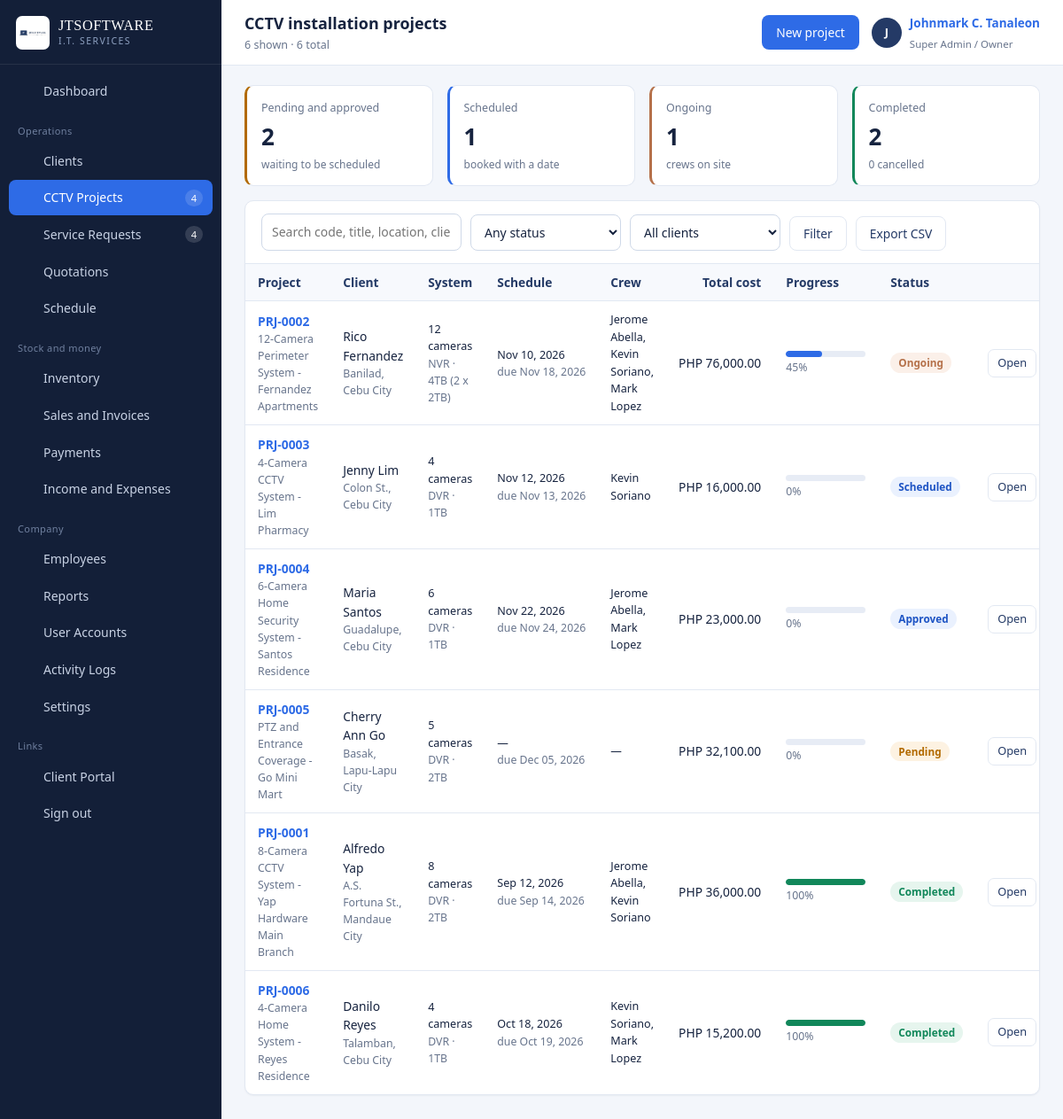
/projects.php (signed in), run on the app's committed database.
### tables this page shows
CREATE TABLE cctv_projects (
  id                INT AUTO_INCREMENT PRIMARY KEY,
  project_code      VARCHAR(20) NOT NULL UNIQUE,
  client_id         INT NOT NULL,
  title             VARCHAR(160) NOT NULL,
  location          VARCHAR(255) DEFAULT NULL,
  camera_count      INT NOT NULL DEFAULT 0,
  camera_specs      VARCHAR(255) DEFAULT NULL,
  recorder_type     ENUM('DVR','NVR','Hybrid','None') NOT NULL DEFAULT 'DVR',
  recorder_model    VARCHAR(120) DEFAULT NULL,
  storage_capacity  VARCHAR(60)  DEFAULT NULL,
  cable_details     VARCHAR(255) DEFAULT NULL,
  package_name      VARCHAR(120) DEFAULT NULL,
  installation_fee  DECIMAL(12,2) NOT NULL DEFAULT 0,
  equipment_cost    DECIMAL(12,2) NOT NULL DEFAULT 0,
  discount          DECIMAL(12,2) NOT NULL DEFAULT 0,
  total_cost        DECIMAL(12,2) NOT NULL DEFAULT 0,
  installation_date DATE DEFAULT NULL,
  deadline          DATE DEFAULT NULL,
  completed_at      DATE DEFAULT NULL,
  progress          INT NOT NULL DEFAULT 0,
  status            ENUM('Pending','Approved','Scheduled','Ongoing','Completed','Cancelled') NOT NULL DEFAULT 'Pending',
  customer_approved TINYINT(1) NOT NULL DEFAULT 0,
  approved_by_name  VARCHAR(120) DEFAULT NULL,
  approved_date     DATE DEFAULT NULL,
  notes             TEXT DEFAULT NULL,
  created_by        INT DEFAULT NULL,
  created_at        DATETIME NOT NULL DEFAULT CURRENT_TIMESTAMP,
  INDEX idx_proj_client (client_id),
  INDEX idx_proj_status (status),
  CONSTRAINT fk_proj_client FOREIGN KEY (client_id) REFERENCES clients(id) ON DELETE CASCADE,
  CONSTRAINT fk_proj_user FOREIGN KEY (created_by) REFERENCES users(id) ON DELETE SET NULL
);

CREATE TABLE clients (
  id             INT AUTO_INCREMENT PRIMARY KEY,
  client_code    VARCHAR(20)  NOT NULL UNIQUE,
  full_name      VARCHAR(140) NOT NULL,
  business_name  VARCHAR(140) DEFAULT NULL,
  client_type    ENUM('Residential','Commercial','Corporate') NOT NULL DEFAULT 'Residential',
  contact_number VARCHAR(40)  DEFAULT NULL,
  email          VARCHAR(120) DEFAULT NULL,
  address        VARCHAR(255) DEFAULT NULL,
  portal_username VARCHAR(60) DEFAULT NULL UNIQUE,
  portal_password VARCHAR(255) DEFAULT NULL,
  portal_enabled TINYINT(1) NOT NULL DEFAULT 0,
  notes          TEXT DEFAULT NULL,
  status         ENUM('active','inactive') NOT NULL DEFAULT 'active',
  created_at     DATETIME NOT NULL DEFAULT CURRENT_TIMESTAMP,
  INDEX idx_clients_name (full_name),
  INDEX idx_clients_type (client_type)
);

### includes/auth.php (called while the page is built, shortened)
<?php
require_once __DIR__ . '/../config/config.php';
function can(string $code): bool
{
    if ((int)$_SESSION['user']['role_id'] === 1) {
        return true;
    }
    return in_array($code, user_permissions(), true);
}

### config/database.php (called while the page is built, shortened)
<?php
function db(): PDO
{
    static $pdo = null;
    if ($pdo === null) {
        $dsn = 'mysql:host=' . DB_HOST . ';port=' . DB_PORT . ';dbname=' . DB_NAME . ';charset=utf8mb4';
        try {
            $pdo = new PDO($dsn, DB_USER, DB_PASS, [
                PDO::ATTR_ERRMODE            => PDO::ERRMODE_EXCEPTION,
                PDO::ATTR_DEFAULT_FETCH_MODE => PDO::FETCH_ASSOC,
                PDO::ATTR_EMULATE_PREPARES   => false,
            ]);
        } catch (PDOException $e) {
            http_response_code(500);
            echo '<div style="font:15px/1.6 system-ui;max-width:640px;margin:80px auto;padding:28px;'
               . 'border:1px solid #E3E8F0;border-radius:10px">'
               . '<h2 style="margin:0 0 10px;color:#16233F">Cannot reach the database</h2>'
               . '<p style="color:#475569">Start MySQL in the XAMPP control panel, then import '
               . '<code>database/jtsoftware_db.sql</code> through phpMyAdmin.</p>'
               . '<p style="color:#94A3B8;font-size:13px">' . htmlspecialchars($e->getMessage()) . '</p></div>';
            exit;
        }
    }
    return $pdo;
}
function q(string $sql, array $params = []): PDOStatement
{
    $st = db()->prepare($sql);
    $st->execute($params);
    return $st;
}
function all(string $sql, array $params = []): array
{
    return q($sql, $params)->fetchAll();
}

### projects.php (the view, shortened to what this page needs)
<?php
require_once __DIR__ . '/includes/auth.php';
$search = (string)input('q', '');
$where = ['1=1'];
$args  = [];
$whereSql = implode(' AND ', $where);
$projects = all(
    "SELECT p.*, c.full_name AS client_name, c.client_type,
            (SELECT GROUP_CONCAT(e.full_name SEPARATOR ', ') FROM project_assignments pa
              JOIN employees e ON e.id = pa.employee_id WHERE pa.project_id = p.id) AS technicians
     FROM cctv_projects p JOIN clients c ON c.id = p.client_id
     WHERE $whereSql
     ORDER BY FIELD(p.status,'Ongoing','Scheduled','Approved','Pending','Completed','Cancelled'), p.deadline IS NULL, p.deadline ASC",
    $args
);
$counts  = [];
foreach (all('SELECT status, COUNT(*) c FROM cctv_projects GROUP BY status') as $r) {
    $counts[$r['status']] = (int)$r['c'];
}
if (can('projects.manage')) {
    $pageActions = '<button class="btn" data-modal="projModal">New project</button>';
}
include __DIR__ . '/includes/header.php';
?>
<div class="grid grid-4" style="margin-bottom:16px">
  <div class="stat is-warn"><div class="label">Pending and approved</div>
    <div class="value"><?= ($counts['Pending'] ?? 0) + ($counts['Approved'] ?? 0) ?></div>
    <div class="foot">waiting to be scheduled</div></div>
  <div class="stat is-blue"><div class="label">Scheduled</div><div class="value"><?= $counts['Scheduled'] ?? 0 ?></div>
    <div class="foot">booked with a date</div></div>
  <div class="stat is-copper"><div class="label">Ongoing</div><div class="value"><?= $counts['Ongoing'] ?? 0 ?></div>
    <div class="foot">crews on site</div></div>
  <div class="stat is-ok"><div class="label">Completed</div><div class="value"><?= $counts['Completed'] ?? 0 ?></div>
    <div class="foot"><?= $counts['Cancelled'] ?? 0 ?> cancelled</div></div>
</div>
<div class="card">
  <div class="card-head">
    <form class="toolbar" method="get" data-autosubmit>
      <div class="field"><input class="input search-input" name="q" value="<?= e($search) ?>" placeholder="Search code, title, location, client…"></div>
      <div class="field">
        <select class="input" name="status">
          <option value="">Any status</option>
        </select>
      </div>
      <div class="field">
        <select class="input" name="client">
          <option value="">All clients</option>
        </select>
      </div>
      <button class="btn btn-outline" type="submit">Filter</button>
      <a class="btn btn-outline" href="<?= e(url_with(['export' => 'csv'])) ?>">Export CSV</a>
    </form>
  </div>
  <div class="card-body tight">
    <?php if (!$projects): ?>
      <div class="empty"><strong>No projects match these filters</strong>Create one with the button at the top right.</div>
    <?php else: ?>
    <div class="table-wrap"><table class="data">
      <thead><tr>
        <th>Project</th><th>Client</th><th>System</th><th>Schedule</th>
        <th>Crew</th><th class="num">Total cost</th><th>Progress</th><th>Status</th><th></th>
      </tr></thead>
      <tbody>
      <?php foreach ($projects as $p):
          $late = $p['deadline'] && $p['deadline'] < date('Y-m-d') && !in_array($p['status'], ['Completed', 'Cancelled'], true); ?>
        <tr>
          <td><a class="row-main" href="project_view.php?id=<?= (int)$p['id'] ?>"><?= e($p['project_code']) ?></a>
              <div class="row-sub"><?= e($p['title']) ?></div></td>
          <td><?= e($p['client_name']) ?><div class="row-sub"><?= e($p['location'] ?: $p['client_type']) ?></div></td>
          <td class="small"><?= (int)$p['camera_count'] ?> cameras<div class="row-sub"><?= e($p['recorder_type']) ?> · <?= e($p['storage_capacity'] ?: 'no storage set') ?></div></td>
          <td class="small nowrap">
            <?= fdate($p['installation_date']) ?>
            <div class="row-sub <?= $late ? '' : '' ?>">due <?= fdate($p['deadline']) ?>
              <?= $late ? '<span class="badge badge-danger">overdue</span>' : '' ?></div>
          </td>
          <td class="small"><?= e($p['technicians'] ?: '—') ?></td>
          <td class="num"><?= money($p['total_cost']) ?></td>
          <td>
            <div class="progress <?= $p['progress'] >= 100 ? 'done' : '' ?>"><span style="width:<?= (int)$p['progress'] ?>%"></span></div>
            <span class="row-sub"><?= (int)$p['progress'] ?>%</span>
          </td>
          <td><?= badge($p['status']) ?></td>
          <td class="actions-cell">
            <a class="btn btn-sm btn-outline" href="project_view.php?id=<?= (int)$p['id'] ?>">Open</a>
          </td>
        </tr>
      <?php endforeach; ?>
      </tbody>
    </table></div>
    <?php endif; ?>
  </div>
</div>
<?php include __DIR__ . '/includes/footer.php'; ?>

### config/config.php (shortened to what this page needs)
<?php
require_once __DIR__ . '/database.php';
function setting(string $key, string $default = ''): string
{
    static $cache = null;
    if ($cache === null) {
        $cache = [];
        foreach (all('SELECT setting_key, setting_value FROM settings') as $r) {
            $cache[$r['setting_key']] = (string)$r['setting_value'];
        }
    }
    return $cache[$key] ?? $default;
}
function e($value): string
{
    return htmlspecialchars((string)$value, ENT_QUOTES, 'UTF-8');
}
function money($amount, bool $symbol = true): string
{
    $txt = number_format((float)$amount, 2);
    return $symbol ? setting('currency_symbol', 'PHP ') . $txt : $txt;
}
function fdate($date, string $format = 'M d, Y'): string
{
    if (!$date || $date === '0000-00-00') {
        return '—';
    }
    return date($format, strtotime((string)$date));
}
function input(string $key, $default = null)
{
    $v = $_POST[$key] ?? $_GET[$key] ?? $default;
    return is_string($v) ? trim($v) : $v;
}
function badge(string $status): string
{
    $map = [
        'Pending' => 'warn', 'New' => 'info', 'Draft' => 'muted', 'Unpaid' => 'danger',
        'Approved' => 'info', 'Sent' => 'info', 'Assigned' => 'info', 'Scheduled' => 'info',
        'Ongoing' => 'accent', 'In Progress' => 'accent', 'Partial' => 'warn', 'On Hold' => 'warn',
        'Completed' => 'ok', 'Paid' => 'ok', 'Converted' => 'ok', 'active' => 'ok', 'Present' => 'ok',
        'Cancelled' => 'muted', 'Rejected' => 'danger', 'Expired' => 'muted', 'inactive' => 'muted',
        'Absent' => 'danger', 'Late' => 'warn', 'Urgent' => 'danger', 'High' => 'warn',
        'Normal' => 'info', 'Low' => 'muted', 'Field Work' => 'accent', 'Leave' => 'muted',
        'Half Day' => 'warn', 'Rescheduled' => 'warn',
    ];
    $class = $map[$status] ?? 'muted';
    return '<span class="badge badge-' . $class . '">' . e($status) . '</span>';
}
function url_with(array $changes): string
{
    $params = array_merge($_GET, $changes);
    return basename($_SERVER['PHP_SELF']) . (empty($params) ? '' : '?' . http_build_query($params));
}

### assets/css/app.css (style rules this page uses)
:root { --navy-900: #131F38; --navy-800: #1B2B4D; --navy-700: #243A66; --navy-600: #33508A; --blue: #2E6BE6; --blue-dark:#1E54C4; --blue-soft:#EAF1FE; --copper: #B5714A; --copper-soft:#FBF0E9; --paper: #F3F6FB; --surface: #FFFFFF; --line: #E2E8F2; --ink: #16233F; --muted: #67748C; --ok: #11875A; --ok-soft: #E6F5EE; --warn: #B26A00; --warn-soft:#FDF2E2; --danger: #C22F39; --danger-soft:#FCECEE; --sidebar-w: 250px; --radius: 10px; --shadow-card: 0 1px 2px rgba(19,31,56,.05); --shadow-pop: 0 18px 44px rgba(19,31,56,.22); --sans: "Segoe UI", Roboto, -apple-system, BlinkMacSystemFont, "Helvetica Neue", Arial, sans-serif; --serif: Georgia, "Times New Roman", serif; }
* { box-sizing: border-box; }
html, body { margin: 0; padding: 0; }
body { font-family: var(--sans); font-size: 14.5px; line-height: 1.55; color: var(--ink); background: var(--paper); -webkit-font-smoothing: antialiased; }
a { color: var(--blue); text-decoration: none; }
.card { background: var(--surface); border: 1px solid var(--line); border-radius: var(--radius); box-shadow: var(--shadow-card); margin-bottom: 18px; }
.card-head { padding: 14px 18px; border-bottom: 1px solid var(--line); display: flex; align-items: center; gap: 12px; flex-wrap: wrap; }
.card-body { padding: 18px; }
.card-body.tight { padding: 0; }
.grid { display: grid; gap: 16px; }
.grid-4 { grid-template-columns: repeat(4, minmax(0, 1fr)); }
.stat { background: var(--surface); border: 1px solid var(--line); border-radius: var(--radius); padding: 15px 16px 14px; border-left: 3px solid var(--navy-600); }
.stat .label { font-size: 12.5px; color: var(--muted); }
.stat .value { font-size: 1.62rem; font-weight: 600; letter-spacing: -.02em; margin-top: 2px; }
.stat .foot { font-size: 12px; color: var(--muted); margin-top: 3px; }
.stat.is-blue { border-left-color: var(--blue); }
.stat.is-copper { border-left-color: var(--copper); }
.stat.is-ok { border-left-color: var(--ok); }
.stat.is-warn { border-left-color: var(--warn); }
.table-wrap { overflow-x: auto; }
table.data { width: 100%; border-collapse: collapse; font-size: 13.8px; }
table.data th { text-align: left; font-weight: 600; color: var(--navy-700); background: #F7F9FD; border-bottom: 1px solid var(--line); padding: 10px 14px; white-space: nowrap; }
table.data td { padding: 11px 14px; border-bottom: 1px solid var(--line); vertical-align: middle; }
table.data tbody tr:last-child td { border-bottom: 0; }
table.data td.num, table.data th.num { text-align: right; white-space: nowrap; }
table.data .row-main { font-weight: 600; }
table.data .row-sub { color: var(--muted); font-size: 12.3px; }
.actions-cell { white-space: nowrap; text-align: right; }
.badge { display: inline-block; padding: 2px 9px; border-radius: 20px; font-size: 11.8px; font-weight: 600; line-height: 1.6; white-space: nowrap; }
.badge-ok { background: var(--ok-soft); color: var(--ok); }
.badge-info { background: var(--blue-soft); color: var(--blue-dark); }
.badge-accent { background: var(--copper-soft); color: var(--copper); }
.badge-warn { background: var(--warn-soft); color: var(--warn); }
.btn { display: inline-flex; align-items: center; justify-content: center; gap: 7px; padding: 8px 15px; border-radius: 8px; border: 1px solid transparent; background: var(--blue); color: #fff; font: inherit; font-size: 13.8px; font-weight: 500; cursor: pointer; transition: background .12s ease, border-color .12s ease; }
.btn-outline { background: #fff; color: var(--navy-700); border-color: var(--line); }
.btn-sm { padding: 5px 10px; font-size: 12.8px; border-radius: 7px; }
.field { margin-bottom: 14px; }
.input, select.input, textarea.input { width: 100%; padding: 9px 11px; border: 1px solid #CFD9E8; border-radius: 8px; font: inherit; font-size: 14px; color: var(--ink); background: #fff; }
.toolbar { display: flex; gap: 10px; flex-wrap: wrap; align-items: flex-end; }
.toolbar .field { margin-bottom: 0; }
.toolbar .input { min-width: 170px; }
.search-input { min-width: 240px; }
.progress { height: 7px; background: #E7ECF5; border-radius: 20px; overflow: hidden; min-width: 90px; }
.progress > span { display: block; height: 100%; background: var(--blue); border-radius: 20px; }
.progress.done > span { background: var(--ok); }
.small { font-size: 12.6px; }
.nowrap { white-space: nowrap; }

### data on the page
cctv_projects: project_code "PRJ-0002", title "12-Camera Perimeter System - Fernandez Apartments", client.full_name "Rico Fernandez", location "Banilad, Cebu City", camera_count "12", recorder_type "NVR", storage_capacity "4TB (2 x 2TB)", installation_date "Nov 10, 2026", deadline "Nov 18, 2026", technicians "Jerome Abella, Kevin Soriano, Mark Lopez", total_cost "PHP 76,000.00", progress "45", status "Ongoing"
cctv_projects: project_code "PRJ-0003", title "4-Camera CCTV System - Lim Pharmacy", client.full_name "Jenny Lim", location "Colon St., Cebu City", camera_count "4", recorder_type "DVR", storage_capacity "1TB", installation_date "Nov 12, 2026", deadline "Nov 13, 2026", technicians "Kevin Soriano", total_cost "PHP 16,000.00", progress "0", status "Scheduled"
cctv_projects: project_code "PRJ-0004", title "6-Camera Home Security System - Santos Residence", client.full_name "Maria Santos", location "Guadalupe, Cebu City", camera_count "6", recorder_type "DVR", storage_capacity "1TB", installation_date "Nov 22, 2026", deadline "Nov 24, 2026", technicians "Jerome Abella, Mark Lopez", total_cost "PHP 23,000.00", progress "0", status "Approved"
cctv_projects: project_code "PRJ-0005", title "PTZ and Entrance Coverage - Go Mini Mart", client.full_name "Cherry Ann Go", location "Basak, Lapu-Lapu City", camera_count "5", recorder_type "DVR", storage_capacity "2TB", installation_date "—", deadline "Dec 05, 2026", technicians "—", total_cost "PHP 32,100.00", progress "0", status "Pending"
cctv_projects: project_code "PRJ-0001", title "8-Camera CCTV System - Yap Hardware Main Branch", client.full_name "Alfredo Yap", location "A.S. Fortuna St., Mandaue City", camera_count "8", recorder_type "DVR", storage_capacity "2TB", installation_date "Sep 12, 2026", deadline "Sep 14, 2026", technicians "Jerome Abella, Kevin Soriano", total_cost "PHP 36,000.00", progress "100", status "Completed"
cctv_projects: project_code "PRJ-0006", title "4-Camera Home System - Reyes Residence", client.full_name "Danilo Reyes", location "Talamban, Cebu City", camera_count "4", recorder_type "DVR", storage_capacity "1TB", installation_date "Oct 18, 2026", deadline "Oct 19, 2026", technicians "Kevin Soriano, Mark Lopez", total_cost "PHP 15,200.00", progress "100", status "Completed"

### other printed values
$label "Dashboard Clients CCTV Projects Service Requests Quotations Schedule Inventory Sales and Invoices Payments Income and Expenses Employees Reports User Accounts Activity Logs Settings"
$count "4 4"
$pageTitle "CCTV installation projects"
$pageSub "6 shown · 6 total"
mb_substr($u['full_name'], 0, 1) "J"
$u['full_name'] "Johnmark C. Tanaleon"
$u['role_name'] "Super Admin / Owner"
$counts['Scheduled'] "1"
$counts['Ongoing'] "1"
$counts['Completed'] "2"
$counts['Cancelled'] "0"
